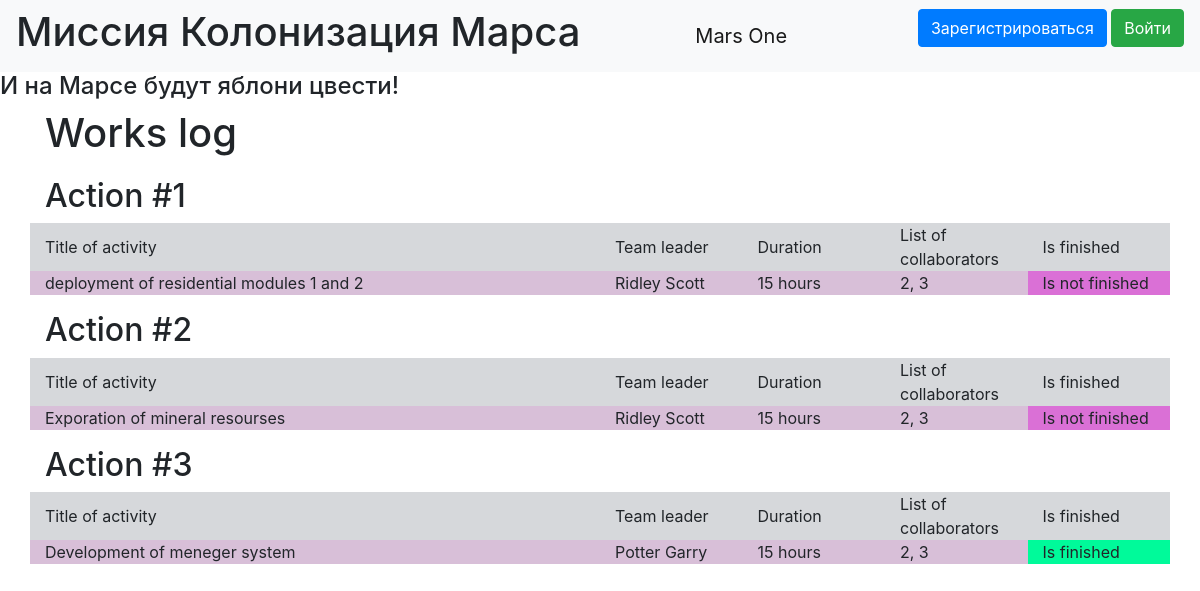
The app's page /, older data.
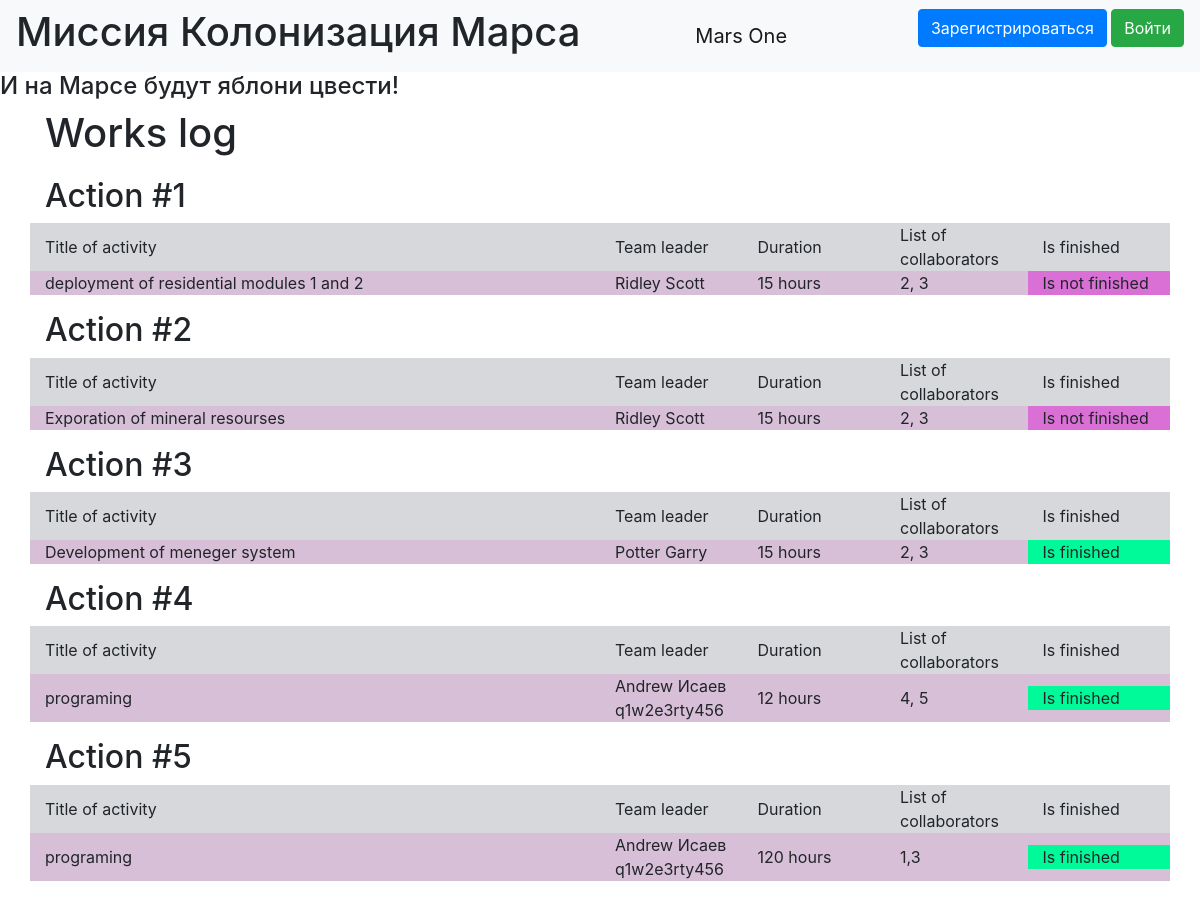
The same page, newer data.
### data/jobs.py (models this page shows)
class Jobs(SqlAlchemyBase):
    __tablename__ = "jobs"
    id = sqlalchemy.Column(sqlalchemy.Integer, primary_key=True, autoincrement=True)
    team_leader = sqlalchemy.Column(sqlalchemy.Integer, sqlalchemy.ForeignKey("users.id"))
    job = sqlalchemy.Column(sqlalchemy.String)
    work_size = sqlalchemy.Column(sqlalchemy.Integer)
    collaborators = sqlalchemy.Column(sqlalchemy.String)
    start_date = sqlalchemy.Column(sqlalchemy.DateTime)
    end_date = sqlalchemy.Column(sqlalchemy.DateTime)
    is_finished = sqlalchemy.Column(sqlalchemy.Boolean)
    user = orm.relation('User')

### data/users.py (models this page shows, shortened)
class User(SqlAlchemyBase, UserMixin):
    __tablename__ = 'users'
    id = sqlalchemy.Column(sqlalchemy.Integer,
                           primary_key=True, autoincrement=True)
    surname = sqlalchemy.Column(sqlalchemy.String, nullable=True)
    name = sqlalchemy.Column(sqlalchemy.String, nullable=True)
    age = sqlalchemy.Column(sqlalchemy.Integer, nullable=True)
    position = sqlalchemy.Column(sqlalchemy.String, nullable=True)
    speciality = sqlalchemy.Column(sqlalchemy.String, nullable=True)
    address = sqlalchemy.Column(sqlalchemy.String, nullable=True)
    email = sqlalchemy.Column(sqlalchemy.String,
                              index=True, unique=True, nullable=True)
    hashed_password = sqlalchemy.Column(sqlalchemy.String, nullable=True)
    modified_date = sqlalchemy.Column(sqlalchemy.DateTime,
                                      default=datetime.datetime.now)
    jobs = orm.relation("Jobs", back_populates='user')

### main.py (the view)
@app.route('/')
def main():
    db_sess = db_session.create_session()
    jobs = db_sess.query(Jobs).all()
    print(jobs)
    us = db_sess.query(User).all()
    print(us)
    return render_template("works.html", jobs=jobs, user=us)

### data/db_session.py (called while the page is built)
def create_session() -> Session:
    global __factory
    return __factory()

### templates/works.html (shortened to what this page needs)
{% extends "base.html" %}
{% block content %}
<h1 xmlns="http://www.w3.org/1999/html">Works log</h1>
<div class="item">
{% for item in jobs%}
<h2>Action #{{item.id}}</h2>
    <div class="table">
    <div class="row table-secondary align-items-center">
                <div class="col-6">
                Title of activity
                </div>
                <div class="col">
                Team leader
            </div>
            <div class="col">
                Duration
            </div>
                        <div class="col">
                List of collaborators
            </div>
         <div class="col">
                Is finished
            </div>
    </div>
<div class="row table-secondary align-items-center purple">
    <div class="col-6">
        {{item.job}}
    </div>
    <div class="col">
        {{user[item.team_leader-1].name}}
        {{user[item.team_leader-1].surname}}
    </div>
    <div class="col">
        {{item.work_size}} hours
    </div>
    <div class="col">
        {{item.collaborators}}
    </div>
    {%if item.is_finished %}
    <div class="col not-purple-1">
        Is finished
    </div>
    {%else%}
    <div class="col not-purple">
        Is not finished
    </div>
    {%endif%}
</div>
    </div>
{% endfor %}
</div>
{% endblock %}

Row changes from the older to the newer data that the page shows:
added Jobs: id "4", job "programing", team_leader.name "Andrew Исаев", team_leader.surname "q1w2e3rty456", work_size "12", collaborators "4, 5", is_finished "Is finished"
added Jobs: id "5", job "programing", team_leader.name "Andrew Исаев", team_leader.surname "q1w2e3rty456", work_size "120", collaborators "1,3", is_finished "Is finished"
